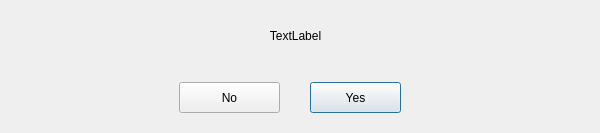
<?xml version="1.0" encoding="UTF-8"?>
<ui version="4.0">
 <class>WithdrawAsk</class>
 <widget class="QDialog" name="WithdrawAsk">
  <property name="geometry">
   <rect>
    <x>0</x>
    <y>0</y>
    <width>600</width>
    <height>133</height>
   </rect>
  </property>
  <property name="windowTitle">
   <string>Dialog</string>
  </property>
  <widget class="QLabel" name="messageLabel">
   <property name="geometry">
    <rect>
     <x>30</x>
     <y>20</y>
     <width>531</width>
     <height>31</height>
    </rect>
   </property>
   <property name="text">
    <string>TextLabel</string>
   </property>
   <property name="alignment">
    <set>Qt::AlignCenter</set>
   </property>
  </widget>
  <widget class="QPushButton" name="yesButton">
   <property name="geometry">
    <rect>
     <x>310</x>
     <y>82</y>
     <width>91</width>
     <height>31</height>
    </rect>
   </property>
   <property name="text">
    <string>Yes</string>
   </property>
  </widget>
  <widget class="QPushButton" name="noButton">
   <property name="geometry">
    <rect>
     <x>179</x>
     <y>82</y>
     <width>101</width>
     <height>31</height>
    </rect>
   </property>
   <property name="text">
    <string>No</string>
   </property>
  </widget>
 </widget>
 <resources/>
 <connections/>
</ui>
